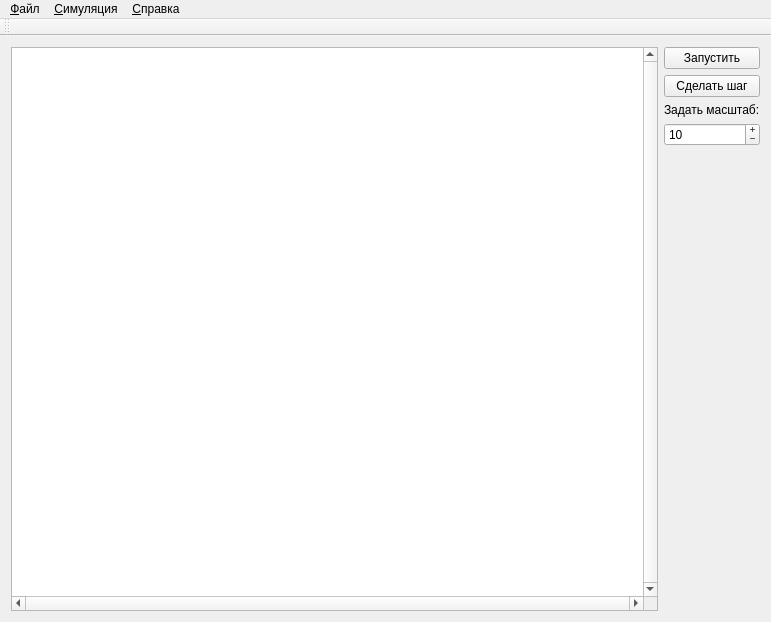
<?xml version="1.0" encoding="UTF-8"?>
<ui version="4.0">
 <class>MainWindow</class>
 <widget class="QMainWindow" name="MainWindow">
  <property name="geometry">
   <rect>
    <x>0</x>
    <y>0</y>
    <width>771</width>
    <height>622</height>
   </rect>
  </property>
  <property name="windowTitle">
   <string>MainWindow</string>
  </property>
  <widget class="QWidget" name="centralWidget">
   <layout class="QHBoxLayout" name="horizontalLayout_2">
    <item>
     <widget class="QGraphicsView" name="graphicsView">
      <property name="verticalScrollBarPolicy">
       <enum>Qt::ScrollBarAlwaysOn</enum>
      </property>
      <property name="horizontalScrollBarPolicy">
       <enum>Qt::ScrollBarAlwaysOn</enum>
      </property>
     </widget>
    </item>
    <item>
     <layout class="QVBoxLayout" name="verticalLayout">
      <item>
       <widget class="QPushButton" name="pbRun">
        <property name="text">
         <string>Запустить</string>
        </property>
       </widget>
      </item>
      <item>
       <widget class="QPushButton" name="pbStep">
        <property name="text">
         <string>Сделать шаг</string>
        </property>
       </widget>
      </item>
      <item>
       <widget class="QLabel" name="label">
        <property name="text">
         <string>Задать масштаб:</string>
        </property>
       </widget>
      </item>
      <item>
       <widget class="QSpinBox" name="spinBox">
        <property name="buttonSymbols">
         <enum>QAbstractSpinBox::PlusMinus</enum>
        </property>
        <property name="minimum">
         <number>1</number>
        </property>
        <property name="maximum">
         <number>20</number>
        </property>
        <property name="value">
         <number>10</number>
        </property>
       </widget>
      </item>
      <item>
       <spacer name="verticalSpacer">
        <property name="orientation">
         <enum>Qt::Vertical</enum>
        </property>
        <property name="sizeHint" stdset="0">
         <size>
          <width>20</width>
          <height>40</height>
         </size>
        </property>
       </spacer>
      </item>
     </layout>
    </item>
   </layout>
  </widget>
  <widget class="QMenuBar" name="menuBar">
   <property name="geometry">
    <rect>
     <x>0</x>
     <y>0</y>
     <width>771</width>
     <height>20</height>
    </rect>
   </property>
   <widget class="QMenu" name="menu">
    <property name="title">
     <string>&amp;Файл</string>
    </property>
    <addaction name="action_CreateNewField"/>
    <addaction name="action_CloseField"/>
    <addaction name="action_SaveAs"/>
    <addaction name="action_Load"/>
    <addaction name="action_Exit"/>
   </widget>
   <widget class="QMenu" name="menu_2">
    <property name="title">
     <string>&amp;Симуляция</string>
    </property>
    <addaction name="action_OneStep"/>
    <addaction name="action_RunStop"/>
   </widget>
   <widget class="QMenu" name="menu_3">
    <property name="title">
     <string>&amp;Справка</string>
    </property>
    <addaction name="action_About"/>
   </widget>
   <addaction name="menu"/>
   <addaction name="menu_2"/>
   <addaction name="menu_3"/>
  </widget>
  <widget class="QToolBar" name="mainToolBar">
   <attribute name="toolBarArea">
    <enum>TopToolBarArea</enum>
   </attribute>
   <attribute name="toolBarBreak">
    <bool>false</bool>
   </attribute>
  </widget>
  <action name="action_CreateNewField">
   <property name="icon">
    <iconset resource="../../res/mainresources.qrc">
     <normaloff>:/img/icons/new</normaloff>:/img/icons/new</iconset>
   </property>
   <property name="text">
    <string>Создать новую карту</string>
   </property>
   <property name="toolTip">
    <string>Заново создает новую карту</string>
   </property>
  </action>
  <action name="action_CloseField">
   <property name="icon">
    <iconset resource="../../res/mainresources.qrc">
     <normaloff>:/img/icons/close</normaloff>:/img/icons/close</iconset>
   </property>
   <property name="text">
    <string>Закрыть текущую карту</string>
   </property>
  </action>
  <action name="action_SaveAs">
   <property name="icon">
    <iconset resource="../../res/mainresources.qrc">
     <normaloff>:/img/icons/save</normaloff>:/img/icons/save</iconset>
   </property>
   <property name="text">
    <string>Сохранить как</string>
   </property>
  </action>
  <action name="action_Load">
   <property name="text">
    <string>Загрузить карту</string>
   </property>
  </action>
  <action name="action_Exit">
   <property name="text">
    <string>Выход</string>
   </property>
  </action>
  <action name="action_OneStep">
   <property name="text">
    <string>Сделать Шаг</string>
   </property>
  </action>
  <action name="action_RunStop">
   <property name="text">
    <string>Запустить/Остановить</string>
   </property>
  </action>
  <action name="action_About">
   <property name="text">
    <string>О Программе</string>
   </property>
  </action>
 </widget>
 <layoutdefault spacing="6" margin="11"/>
 <resources>
  <include location="../../res/mainresources.qrc"/>
 </resources>
 <connections>
  <connection>
   <sender>action_Exit</sender>
   <signal>triggered()</signal>
   <receiver>MainWindow</receiver>
   <slot>close()</slot>
   <hints>
    <hint type="sourcelabel">
     <x>-1</x>
     <y>-1</y>
    </hint>
    <hint type="destinationlabel">
     <x>278</x>
     <y>245</y>
    </hint>
   </hints>
  </connection>
  <connection>
   <sender>pbStep</sender>
   <signal>clicked()</signal>
   <receiver>action_OneStep</receiver>
   <slot>trigger()</slot>
   <hints>
    <hint type="sourcelabel">
     <x>717</x>
     <y>84</y>
    </hint>
    <hint type="destinationlabel">
     <x>-1</x>
     <y>-1</y>
    </hint>
   </hints>
  </connection>
  <connection>
   <sender>pbRun</sender>
   <signal>clicked()</signal>
   <receiver>action_RunStop</receiver>
   <slot>trigger()</slot>
   <hints>
    <hint type="sourcelabel">
     <x>717</x>
     <y>57</y>
    </hint>
    <hint type="destinationlabel">
     <x>-1</x>
     <y>-1</y>
    </hint>
   </hints>
  </connection>
 </connections>
</ui>
